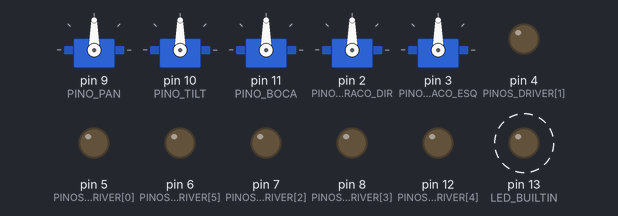
Recording of a sketch running on a simulated Arduino Uno, built with avr-gcc and run on an emulated ATmega328P. Shown: 5 × servo, output pins drawn as LEDs (lit = HIGH). Dashed ring = blinking.

Above: at 2.0 s.
Timing chart, 0 to 4.5 s (numbered marks = the images above):
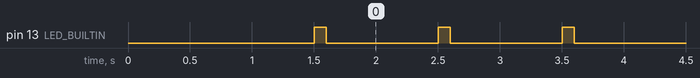

The sketch:

centrar_servos.ino
```cpp
/*
  centrar_servos.ino — o dinossauro (robos-impressos)

  O que faz: leva os 5 servos para o centro (90°) e os mantém lá, com os 2 motores das rodas desligados.
  Para que serve: você prende os horns, o garfo e os braços com os servos já no centro,
  e a cabeça fica olhando para a frente, de boca fechada, quando o robô liga.

  NÃO TESTADO NA BANCADA: o sketch compila para o Arduino Uno (arduino-cli, core arduino:avr,
  biblioteca Servo), mas ainda não foi rodado num robô montado.

  Ligações (Sensor Shield V5.0 em cima do Arduino Uno):
    D9  -> servo PAN: gira a cabeça (no deck do chassi)
    D10 -> servo TILT: inclina a cabeça (no berço do pescoço)
    D11 -> servo BOCA: abre a boca (micro servo, dentro da cabeça)
    D2  -> servo BRACO DIR: braço direito (micro servo, no ombro)
    D3  -> servo BRACO ESQ: braço esquerdo (micro servo, no ombro)
    Em cada conector de 3 pinos do shield: G = fio marrom ou preto, V = fio vermelho,
    S = fio laranja ou amarelo.
    Driver L298N dos motores (só o pino S de cada conector): ENA = D5, IN1 = D4, IN2 = D7,
    IN3 = D8, IN4 = D12, ENB = D6. Este sketch deixa os 6 em nível baixo: as rodas não giram.
    Os pinos D0 e D1 ficam livres: são a serial que vai para o Raspberry Pi.

  Energia dos servos: os 6 V do UBEC entram no borne azul do shield (VCC e GND),
  com o jumper SEL do shield RETIRADO. Não alimente os servos pelos 5 V da USB:
  a porta USB dá 0,5 A e um servo MG996R pede mais do que isso quando parte.

  Como gravar (Arduino IDE 2):
    1. Ligue o Uno ao computador pelo cabo USB, sem o shield e sem bateria.
    2. Ferramentas > Placa > Arduino AVR Boards > Arduino Uno.
    3. Ferramentas > Porta > a porta em que o Uno apareceu.
    4. Clique em Carregar (seta para a direita). Espere "Carregado".
    5. Tire o cabo USB antes de ligar a bateria.
  Para regravar depois de montado: puxe a bandeja do Arduino e tire os fios do D0 e do D1.

  O que você vê quando funciona: o LED "L" do Uno pisca 1 vez por segundo e os
  5 servos vão para o centro e seguram a posição.
*/

#include <Servo.h>

const uint8_t PINO_PAN = 9;          // gira a cabeça (no deck do chassi)
const uint8_t PINO_TILT = 10;        // inclina a cabeça (no berço do pescoço)
const uint8_t PINO_BOCA = 11;        // abre a boca (micro servo, dentro da cabeça)
const uint8_t PINO_BRACO_DIR = 2;    // braço direito (micro servo, no ombro)
const uint8_t PINO_BRACO_ESQ = 3;    // braço esquerdo (micro servo, no ombro)
const uint8_t PINOS_DRIVER[] = {5, 4, 7, 8, 12, 6};  // ENA, IN1, IN2, IN3, IN4, ENB do L298N
const uint8_t CENTRO = 90;      // graus: meio do curso de um servo de 180°

const uint8_t PINOS_SERVO[] = {PINO_PAN, PINO_TILT, PINO_BOCA, PINO_BRACO_DIR, PINO_BRACO_ESQ};
const uint8_t N_SERVOS = sizeof(PINOS_SERVO);
Servo servos[N_SERVOS];

void setup() {
  pinMode(LED_BUILTIN, OUTPUT);
  for (uint8_t i = 0; i < sizeof(PINOS_DRIVER); i++) {   // motores desligados
    pinMode(PINOS_DRIVER[i], OUTPUT);
    digitalWrite(PINOS_DRIVER[i], LOW);
  }
  for (uint8_t i = 0; i < N_SERVOS; i++) {
    servos[i].write(CENTRO);     // define a posição antes de ligar o sinal: o servo não dá tranco
    servos[i].attach(PINOS_SERVO[i]);
    delay(300);                  // um servo de cada vez: o pico de partida não soma
  }
}

void loop() {
  // os servos continuam recebendo o sinal de 90°; o LED só mostra que o sketch está rodando
  digitalWrite(LED_BUILTIN, HIGH);
  delay(100);
  digitalWrite(LED_BUILTIN, LOW);
  delay(900);
}
```

Measured:
- by itself, pin 13 (LED_BUILTIN): alternates HIGH for 0.10 s and LOW for 0.90 s
